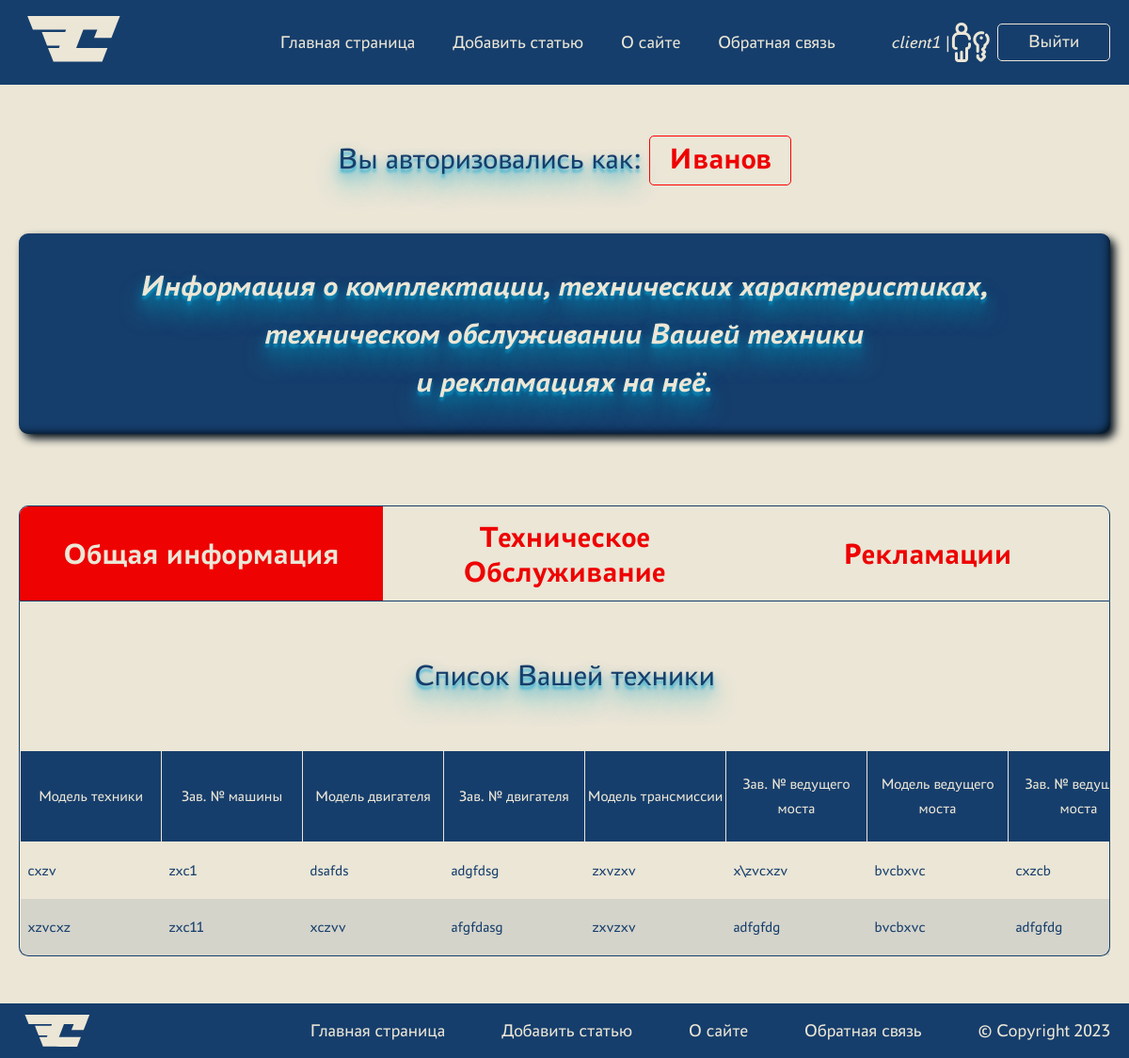
The app's page /you_db/ (signed in), older data.
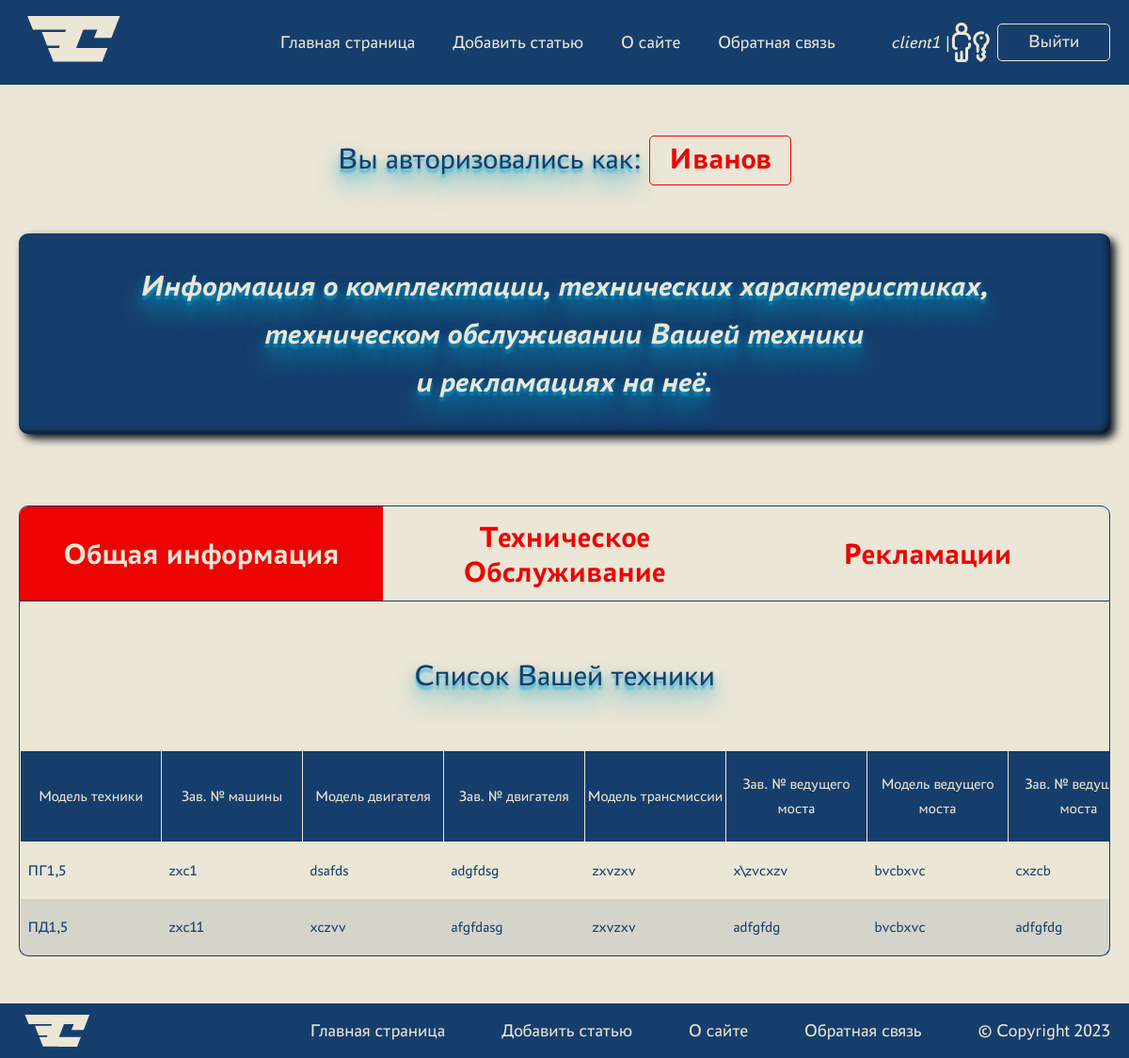
The same page, newer data.
### crm_app/models.py (models this page shows, shortened)
class Machine(models.Model):
    modelMachine = models.ForeignKey(
        'ModelMachine', on_delete=models.CASCADE, related_name='modelMachines', verbose_name='Модель техники')
    serialNumber = models.CharField(max_length=255, unique=True, verbose_name='Зав. № машины')
    modelEngine = models.ForeignKey(
        'ModelEngine', on_delete=models.CASCADE, related_name='modelEngines', verbose_name='Модель двигателя')
    serialNumberEngine = models.CharField(max_length=255, unique=True, verbose_name='Зав. № двигателя')
    modelTransmission = models.ForeignKey(
        'ModelTransmission', on_delete=models.CASCADE, related_name='modelTransmissions', verbose_name='Модель трансмиссии')
    serialTransmission = models.CharField(max_length=255, unique=True, verbose_name='Зав. № трансмиссии')
    modelDriveAxle = models.ForeignKey(
        'ModelDriveAxle', on_delete=models.CASCADE, related_name='modelDriveAxles', verbose_name='Модель ведущего моста')
    serialDriveAxle = models.CharField(max_length=255, unique=True, verbose_name='Зав. № ведущего моста')
    modelSteeringAxle = models.ForeignKey(
        'ModelSteeringAxle', on_delete=models.CASCADE, related_name='modelSteeringAxles', verbose_name='Модель управляемого моста')
    serialSteeringAxle = models.CharField(max_length=255, unique=True, verbose_name='Зав. № управляемого моста')
    deliveryContract = models.CharField(max_length=255, verbose_name='Договор поставки №, дата')
    shipmentDate = models.DateField(verbose_name='Дата отгрузки с завода')
    consignee = models.CharField(max_length=255, verbose_name='Грузополучатель (конечный потребитель)')
    deliveryAddress = models.CharField(max_length=255, verbose_name='Адрес поставки (эксплуатации)')
    additionalOptions = models.TextField(
        default='Комплектация не указана', verbose_name='Комплектация (дополнительные опции)')
    client = models.ForeignKey(
        User, on_delete=models.CASCADE, related_name='clients', verbose_name='Клиент')
    serviceCompany = models.ForeignKey(
        'ServiceCompany', on_delete=models.CASCADE, verbose_name='Сервисная компания')
    class Meta:
        verbose_name = 'Машина'
        verbose_name_plural = 'МАШИНЫ'

class ModelMachine(models.Model):
    name = models.CharField(max_length=255, verbose_name='Модель')
    description = models.TextField(verbose_name='Описание')
    class Meta:
        verbose_name = 'Модель техники'
        verbose_name_plural = '_СПРАВОЧНИК_Модели техники'
    def __str__(self):
        return self.name

class ModelEngine(models.Model):
    name = models.CharField(max_length=255, verbose_name='Модель')
    description = models.TextField(verbose_name='Описание')
    class Meta:
        verbose_name = 'Модель двигателя'
        verbose_name_plural = '_СПРАВОЧНИК_Модели двигателя'
    def __str__(self):
        return self.name

class ModelTransmission(models.Model):
    name = models.CharField(max_length=255, verbose_name='Модель')
    description = models.TextField(verbose_name='Описание')
    class Meta:
        verbose_name = 'Модель трансмиссии'
        verbose_name_plural = '_СПРАВОЧНИК_Модели трансмиссии'
    def __str__(self):
        return self.name

class ModelDriveAxle(models.Model):
    name = models.CharField(max_length=255, verbose_name='Модель')
    description = models.TextField(verbose_name='Описание')
    class Meta:
        verbose_name = 'Модель ведущего моста'
        verbose_name_plural = '_СПРАВОЧНИК_Модели ведущего моста'
    def __str__(self):
        return self.name

### crm_app/views.py (the view)
# urls.py: path('you_db/', page_after_authorization, name='page_after_authorization'),
def page_after_authorization(request):
    user_client = request.user
    user_service = request.user.last_name
    if request.user.is_staff == True:
        return redirect('index')
    machines = Machine.objects.filter(
        client=user_client).order_by('modelMachine')
    if not machines:
        service = ServiceCompany.objects.get(name=user_service)
        machines = Machine.objects.filter(
            serviceCompany=service).order_by('modelMachine')
    maintenance = Maintenance.objects.filter(
        client=user_client).order_by('type')
    if not maintenance:
        service = ServiceCompany.objects.get(name=user_service)
        maintenance = Maintenance.objects.filter(
            serviceCompany=service).order_by('type')
    claims = Claims.objects.filter(client=user_client).order_by('machine')
    if not claims:
        service = ServiceCompany.objects.get(name=user_service)
        claims = Claims.objects.filter(
            serviceCompany=service).order_by('machine')
    context = {
        'machines': machines,
        'maintenance': maintenance,
        'claims': claims,
        'menu': menu,
        'title': "Ваша база данных"
    }
    return render(request, 'crm_app/page_after_authorization.html', context=context)

### crm_app/models.py (called while the page is built)
    @property
    @admin.display(description='Время простоя')
    def downtime(self):
        if (self.breakdownDate != None):
            down = self.recoverDate - self.breakdownDate
            downtime = str(down).split(' ', 1)[0] + ' дней'
            return downtime

    def __str__(self):
        return self.name

    def __str__(self):
        return self.name

    def __str__(self):
        return self.name

### crm_app/templates/crm_app/page_after_authorization.html (shortened to what this page needs)
{% extends 'crm_app/base.html' %}
{% block content %}
<div class="container">
  <div class="subtitle_in_tabs">
    Вы авторизовались как:
    <span>{{user.last_name}}</span>
  </div>
  <div class="page-authorized-title">
    Информация о комплектации, технических характеристиках, <br />
    техническом обслуживании Вашей техники <br />
    и рекламациях на неё.
  </div>
  <br />
  <div class="tab">
    <button
      class="tablinks"
      onclick="openTable(event, 'General_Info')"
      id="defaultOpen"
    >
      Общая информация
    </button>
    <button class="tablinks" onclick="openTable(event, 'Maintenance')">
      Техническое Обслуживание
    </button>
    <button class="tablinks" onclick="openTable(event, 'Claims')">
      Рекламации
    </button>
  </div>
  <div id="General_Info" class="tabcontent">
    <div class="subtitle_in_tabs">Список Вашей техники</div>
    <div style="overflow-x: auto">
      <table>
        <tr>
          <th>Модель техники</th>
          <th>Зав. № машины</th>
          <th>Модель двигателя</th>
          <th>Зав. № двигателя</th>
          <th>Модель трансмиссии</th>
          <th>Зав. № ведущего моста</th>
          <th>Модель ведущего моста</th>
          <th>Зав. № ведущего моста</th>
        </tr>
        {% for machine in machines %}
        <tr>
          <td>{{machine.modelMachine}}</td>
          <td>{{machine.serialNumber}}</td>
          <td>{{machine.modelEngine}}</td>
          <td>{{machine.serialNumberEngine}}</td>
          <td>{{machine.modelTransmission}}</td>
          <td>{{machine.serialTransmission}}</td>
          <td>{{machine.modelDriveAxle}}</td>
          <td>{{machine.serialDriveAxle}}</td>
        </tr>
        {% endfor %}
      </table>
    </div>
  </div>
</div>
{% endblock content %}

Row changes from the older to the newer data that the page shows:
changed through a linked row, Machine "zxc1": modelMachine "cxzv" → "ПГ1,5"
changed through a linked row, Machine "zxc11": modelMachine "xzvcxz" → "ПД1,5"
